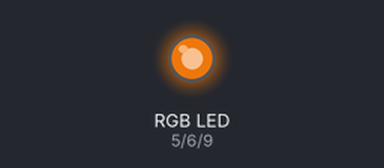
Simulated run of this sketch. Board: Arduino Uno, built with avr-gcc and run on an emulated ATmega328P. On the bench: an RGB LED mixed from three pins (HIGH = lit).

Above: at 0.1 s.
Timing chart, 0 to 1.6 s (numbered marks = the images above):
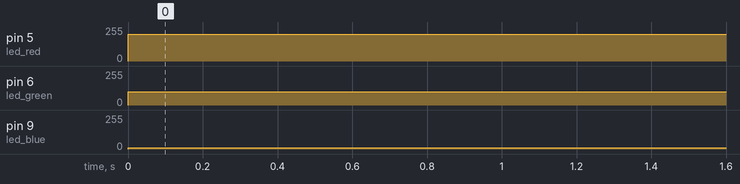

Measured:
- by itself, pin 5 (led_red): 0/255 → 200/255 at 0.00 s
- by itself, pin 6 (led_green): 0/255 → 100/255 at 0.00 s
- by itself, pin 9 (led_blue): 0/255 → 10/255 at 0.00 s

The sketch:

LED_RGB_Couleur_fixe.ino
```cpp
#define led_red 5
#define led_green 6
#define led_blue 9

int red_value = 200;
int green_value = 100;
int blue_value = 10;

void setup(){
  //set led as output
   pinMode(led_red , OUTPUT);
  pinMode(led_green , OUTPUT);
    pinMode(led_blue , OUTPUT);

}

void loop() {
   analogWrite(led_red,   red_value);
  analogWrite(led_green, green_value);
  analogWrite(led_blue,  blue_value);
}
```
